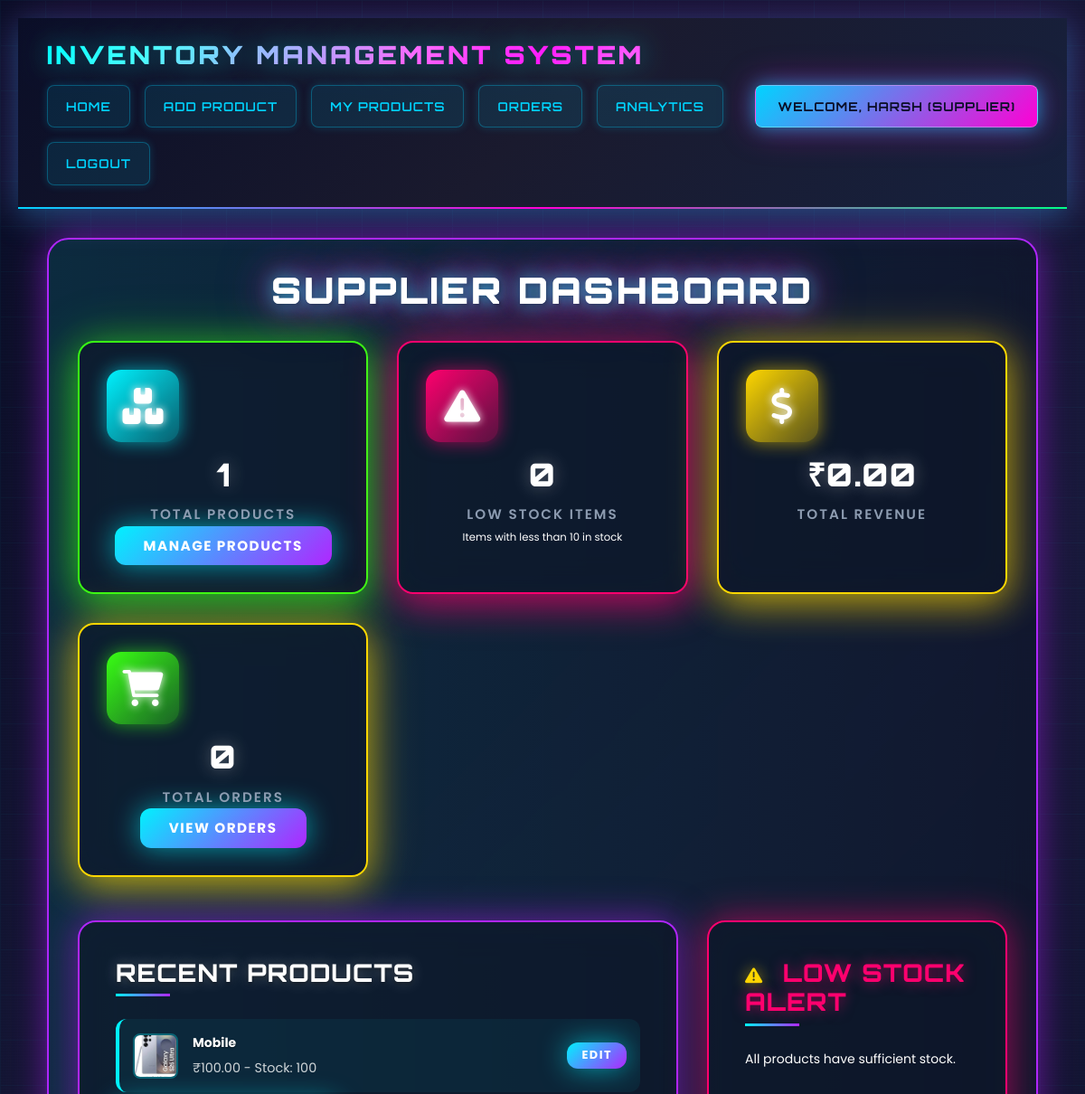
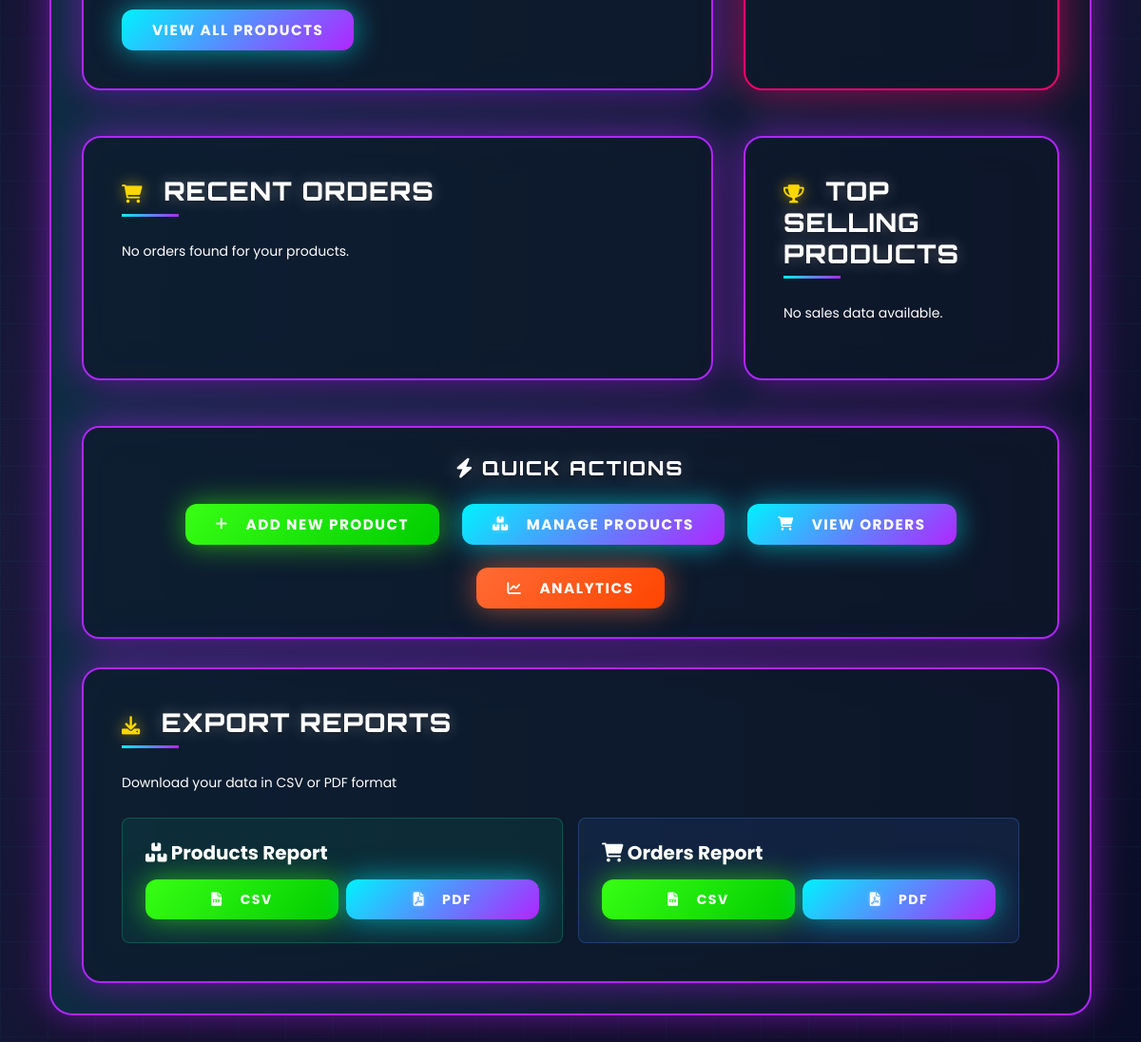
The page /supplier-dashboard.php (signed in) on the database its author committed (2 pictures, top to bottom).
### tables this page shows
CREATE TABLE `products` (
  `id` int(11) NOT NULL,
  `name` varchar(100) NOT NULL,
  `description` text DEFAULT NULL,
  `price` decimal(10,2) NOT NULL,
  `image` varchar(255) DEFAULT NULL,
  `supplier_id` int(11) DEFAULT NULL,
  `stock_quantity` int(11) DEFAULT 0,
  `created_at` timestamp NOT NULL DEFAULT current_timestamp(),
  `image_path` varchar(255) DEFAULT NULL,
  `is_deleted` tinyint(1) DEFAULT 0,
  `deleted_at` timestamp NULL DEFAULT NULL
);

### supplier-dashboard.php (the view, shortened to what this page needs)
<?php
require_once 'config/database.php';
$user_id = $_SESSION['user_id'];
try {
    $stmt = $pdo->prepare("SELECT COUNT(*) FROM products WHERE supplier_id = ?");
    $stmt->execute([$user_id]);
    $total_products = $stmt->fetchColumn();
    $stmt = $pdo->prepare("SELECT COUNT(*) FROM products WHERE supplier_id = ? AND stock_quantity < 10");
    $stmt->execute([$user_id]);
    $low_stock_count = $stmt->fetchColumn();
    $stmt = $pdo->prepare("
        SELECT SUM(oi.price * oi.quantity)
        FROM order_items oi
        JOIN products p ON oi.product_id = p.id
        WHERE p.supplier_id = ?
    ");
    $stmt->execute([$user_id]);
    $total_revenue = $stmt->fetchColumn() ?: 0;
    $stmt = $pdo->prepare("
        SELECT COUNT(DISTINCT o.id)
        FROM orders o
        JOIN order_items oi ON o.id = oi.order_id
        JOIN products p ON oi.product_id = p.id
        WHERE p.supplier_id = ?
    ");
    $stmt->execute([$user_id]);
    $total_orders = $stmt->fetchColumn();
    $stmt = $pdo->prepare("
        SELECT * FROM products
        WHERE supplier_id = ?
        ORDER BY created_at DESC
        LIMIT 5
    ");
    $stmt->execute([$user_id]);
    $recent_products = $stmt->fetchAll(PDO::FETCH_ASSOC);
    $stmt = $pdo->prepare("
        SELECT * FROM products
        WHERE supplier_id = ? AND stock_quantity < 10
        ORDER BY stock_quantity ASC
        LIMIT 5
    ");
    $stmt->execute([$user_id]);
    $low_stock_products = $stmt->fetchAll(PDO::FETCH_ASSOC);
    $stmt = $pdo->prepare("
        SELECT o.id, o.total_amount, o.created_at, u.username as buyer_name,
               GROUP_CONCAT(CONCAT(p.name, ' (', oi.quantity, ')') SEPARATOR ', ') as products
        FROM orders o
        JOIN order_items oi ON o.id = oi.order_id
        JOIN products p ON oi.product_id = p.id
        JOIN users u ON o.user_id = u.id
        WHERE p.supplier_id = ?
        GROUP BY o.id
        ORDER BY o.created_at DESC
        LIMIT 5
    ");
    $stmt->execute([$user_id]);
    $recent_orders = $stmt->fetchAll(PDO::FETCH_ASSOC);
    $stmt = $pdo->prepare("
        SELECT p.name, p.price, SUM(oi.quantity) as total_sold, SUM(oi.price * oi.quantity) as revenue
        FROM products p
        JOIN order_items oi ON p.id = oi.product_id
        WHERE p.supplier_id = ?
        GROUP BY p.id
        ORDER BY total_sold DESC
        LIMIT 5
    ");
    $stmt->execute([$user_id]);
    $top_products = $stmt->fetchAll(PDO::FETCH_ASSOC);
} catch (PDOException $e) {
    $total_products = 0;
    $low_stock_count = 0;
    $total_revenue = 0;
    $total_orders = 0;
    $recent_products = [];
    $low_stock_products = [];
    $recent_orders = [];
    $top_products = [];
}
?>
<!DOCTYPE html>
<html lang="en">
<head>
    <link href="https://cdnjs.cloudflare.com/ajax/libs/font-awesome/6.0.0/css/all.min.css" rel="stylesheet">
    <link rel="stylesheet" href="css/base.css">
    <link rel="stylesheet" href="css/unified-dashboard.css?v=<?php echo time(); ?>">
    <link rel="stylesheet" href="css/cyberpunk-header.css?v=2">
</head>
<body>
    <div class="container">
        <header>
            <h1>Inventory Management System</h1>
            <nav>
                <a href="index.php">Home</a>
                <a href="add-product.php">Add Product</a>
                <a href="product-list.php">My Products</a>
                <a href="supplier-orders.php">Orders</a>
                <a href="supplier-analytics.php">Analytics</a>
                <span>Welcome, <?php echo htmlspecialchars($_SESSION['username']); ?> (Supplier)</span>
                <a href="logout.php">Logout</a>
            </nav>
        </header>
        <main>
            <h2>Supplier Dashboard</h2>
            <div class="stats-grid">
                <div class="stat-card products">
                    <div class="stat-icon products">
                        <i class="fas fa-boxes"></i>
                    </div>
                    <h3><?php echo $total_products; ?></h3>
                    <p>Total Products</p>
                    <a href="product-list.php" class="btn btn-primary">Manage Products</a>
                </div>
                <div class="stat-card orders">
                    <div class="stat-icon out-stock">
                        <i class="fas fa-exclamation-triangle"></i>
                    </div>
                    <h3><?php echo $low_stock_count; ?></h3>
                    <p>Low Stock Items</p>
                    <small>Items with less than 10 in stock</small>
                </div>
                <div class="stat-card revenue">
                    <div class="stat-icon revenue">
                        <i class="fas fa-dollar-sign"></i>
                    </div>
                    <h3>₹<?php echo number_format($total_revenue, 2); ?></h3>
                    <p>Total Revenue</p>
                </div>
                <div class="stat-card orders">
                    <div class="stat-icon orders">
                        <i class="fas fa-shopping-cart"></i>
                    </div>
                    <h3><?php echo $total_orders; ?></h3>
                    <p>Total Orders</p>
                    <a href="supplier-orders.php" class="btn btn-primary">View Orders</a>
                </div>
            </div>
            <div class="dashboard-grid">
                <div class="dashboard-card">
                    <h3>Recent Products</h3>
                    <?php if (empty($recent_products)): ?>
                        <p>No products found.</p>
                        <a href="add-product.php" class="btn">Add Your First Product</a>
                    <?php else: ?>
                        <div class="scrollable-content">
                            <?php foreach ($recent_products as $product): ?>
                                <div class="product-item">
                                    <div class="product-info">
                                        <?php if ($product['image']): ?>
                                            <img src="<?php echo htmlspecialchars($product['image']); ?>" alt="Product" style="width: 50px; height: 50px; object-fit: cover; border-radius: 8px; margin-right: 1rem;">
                                        <?php else: ?>
                                            <div class="product-placeholder" style="width: 50px; height: 50px; background: rgba(0, 242, 254, 0.1); border-radius: 8px; margin-right: 1rem; display: flex; align-items: center; justify-content: center; color: var(--cyan);"><i class="fas fa-box"></i></div>
                                        <?php endif; ?>
                                        <div>
                                            <strong><?php echo htmlspecialchars($product['name']); ?></strong>
                                            <p>₹<?php echo number_format($product['price'], 2); ?> - Stock: <?php echo $product['stock_quantity']; ?></p>
                                        </div>
                                    </div>
                                    <div>
                                        <a href="update-product.php?id=<?php echo $product['id']; ?>" class="btn btn-sm btn-primary">Edit</a>
                                    </div>
                                </div>
                            <?php endforeach; ?>
                        </div>
                        <a href="product-list.php" class="btn btn-primary">View All Products</a>
                    <?php endif; ?>
                </div>
                <div class="dashboard-card alert-card">
                    <h3><i class="fas fa-exclamation-triangle text-danger"></i> Low Stock Alert</h3>
                    <?php if (empty($low_stock_products)): ?>
                        <p>All products have sufficient stock.</p>
                    <?php endif; ?>
                </div>
            </div>
            <div class="dashboard-grid">
                <div class="dashboard-card">
                    <h3><i class="fas fa-shopping-cart text-success"></i> Recent Orders</h3>
                    <?php if (empty($recent_orders)): ?>
                        <p>No orders found for your products.</p>
                    <?php endif; ?>
                </div>
                <div class="dashboard-card">
                    <h3><i class="fas fa-trophy text-warning"></i> Top Selling Products</h3>
                    <?php if (empty($top_products)): ?>
                        <p>No sales data available.</p>
                    <?php endif; ?>
                </div>
            </div>
            <div class="quick-actions">
                <h3><i class="fas fa-bolt text-warning"></i> Quick Actions</h3>
                <div class="quick-actions-grid">
                    <a href="add-product.php" class="btn btn-success">
                        <i class="fas fa-plus"></i> Add New Product
                    </a>
                    <a href="product-list.php" class="btn btn-primary">
                        <i class="fas fa-boxes"></i> Manage Products
                    </a>
                    <a href="supplier-orders.php" class="btn btn-info">
                        <i class="fas fa-shopping-cart"></i> View Orders
                    </a>
                    <a href="supplier-analytics.php" class="btn btn-warning">
                        <i class="fas fa-chart-line"></i> Analytics
                    </a>
                </div>
            </div>
            <div class="dashboard-card">
                <h3><i class="fas fa-download"></i> Export Reports</h3>
                <p style="margin-bottom: 1.5rem; color: #cbd5e1;">Download your data in CSV or PDF format</p>
                <div style="display: grid; grid-template-columns: repeat(auto-fit, minmax(250px, 1fr)); gap: 1rem;">
                    <div style="background: rgba(16, 185, 129, 0.1); padding: 1.5rem; border-radius: 0.5rem; border: 1px solid rgba(16, 185, 129, 0.3);">
                        <h4 style="margin: 0 0 1rem 0; color: #f8fafc;"><i class="fas fa-boxes"></i> Products Report</h4>
                        <div style="display: flex; gap: 0.5rem;">
                            <a href="supplier-export-products-csv.php" class="btn btn-success" style="flex: 1; font-size: 0.875rem;">
                                <i class="fas fa-file-csv"></i> CSV
                            </a>
                            <a href="supplier-export-products-pdf.php" target="_blank" class="btn btn-primary" style="flex: 1; font-size: 0.875rem;">
                                <i class="fas fa-file-pdf"></i> PDF
                            </a>
                        </div>
                    </div>
                    <div style="background: rgba(59, 130, 246, 0.1); padding: 1.5rem; border-radius: 0.5rem; border: 1px solid rgba(59, 130, 246, 0.3);">
                        <h4 style="margin: 0 0 1rem 0; color: #f8fafc;"><i class="fas fa-shopping-cart"></i> Orders Report</h4>
                        <div style="display: flex; gap: 0.5rem;">
                            <a href="supplier-export-orders-csv.php" class="btn btn-success" style="flex: 1; font-size: 0.875rem;">
                                <i class="fas fa-file-csv"></i> CSV
                            </a>
                            <a href="supplier-export-orders-pdf.php" target="_blank" class="btn btn-primary" style="flex: 1; font-size: 0.875rem;">
                                <i class="fas fa-file-pdf"></i> PDF
                            </a>
                        </div>
                    </div>
                </div>
            </div>
        </main>
    </div>
</body>
</html>

### css/cyberpunk-header.css (style rules this page uses)
header { background: linear-gradient(135deg, #0a0e27 0%, #1a1a2e 50%, #16213e 100%) !important; backdrop-filter: blur(25px) !important; border-bottom: 2px solid transparent !important; border-image: linear-gradient(90deg, #00d4ff, #ff00d4, #00ff88) 1 !important; padding: 1.5rem 2rem !important; box-shadow: 0 8px 32px rgba(0, 212, 255, 0.3), 0 0 50px rgba(255, 0, 212, 0.2) !important; position: sticky !important; top: 0 !important; z-index: 50 !important; }
body { padding-top: 0 !important; }
main { margin-top: 2rem !important; }
header h1 { font-family: 'Orbitron', sans-serif !important; font-size: 1.75rem !important; font-weight: 900 !important; background: linear-gradient(135deg, #00d4ff 0%, #ff00d4 50%, #00ff88 100%) !important; -webkit-background-clip: text !important; -webkit-text-fill-color: transparent !important; background-clip: text !important; text-transform: uppercase !important; letter-spacing: 3px !important; margin-bottom: 1rem !important; text-shadow: 0 0 30px rgba(0, 212, 255, 0.5) !important; animation: neonPulse 2s ease-in-out infinite !important; }
nav { display: flex !important; align-items: center !important; gap: 1rem !important; flex-wrap: wrap !important; }
nav a { color: #00d4ff !important; text-decoration: none !important; padding: 0.75rem 1.25rem !important; border-radius: 8px !important; font-weight: 600 !important; font-family: 'Orbitron', sans-serif !important; text-transform: uppercase !important; font-size: 0.85rem !important; letter-spacing: 1px !important; transition: all 0.3s ease !important; position: relative !important; overflow: hidden !important; background: rgba(0, 212, 255, 0.1) !important; border: 1px solid rgba(0, 212, 255, 0.3) !important; box-shadow: 0 0 10px rgba(0, 212, 255, 0.2) !important; }
nav a::before { content: '' !important; position: absolute !important; top: 0 !important; left: -100% !important; width: 100% !important; height: 100% !important; background: linear-gradient(90deg, transparent, rgba(0, 212, 255, 0.4), transparent) !important; transition: left 0.5s ease !important; }
nav span { margin-left: auto !important; font-weight: 700 !important; font-family: 'Orbitron', sans-serif !important; padding: 0.75rem 1.5rem !important; background: linear-gradient(135deg, #00d4ff 0%, #ff00d4 100%) !important; color: #0a0e27 !important; border-radius: 8px !important; box-shadow: 0 0 20px rgba(0, 212, 255, 0.6), 0 0 40px rgba(255, 0, 212, 0.4) !important; text-transform: uppercase !important; letter-spacing: 1px !important; font-size: 0.85rem !important; animation: badgePulse 3s ease-in-out infinite !important; border: 1px solid rgba(255, 255, 255, 0.3) !important; }

### rows shown on the page
products: image (picture), name "Mobile", price "100.00", stock_quantity "100"

### other values the page prints
$_SESSION['username'] "HARSH"
$total_products "1"
$low_stock_count "0"
$total_revenue "0.00"
$total_orders "0"
